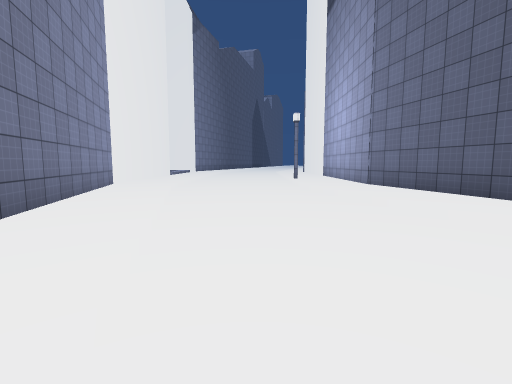
[1] (above)

20 first-person views from a walk through a 3-D level made in the Unity game engine. The camera is 1.4 m above the floor, tilts 6° down and sees 85° across. The floor is counted in squares, 2 m on a side. Each view is taken from the middle of a square. On the plan, view 1 faces up. The plan holds only what a view shows up to about 9 squares ahead; the rest is blank. The place goes on beyond the plan. Some animated figures are not drawn. Some surface patterns are stand-ins.

[2]
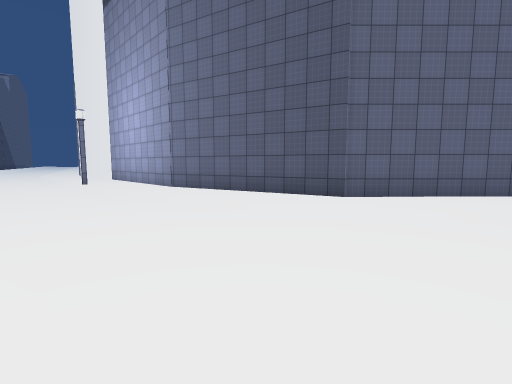

[3]
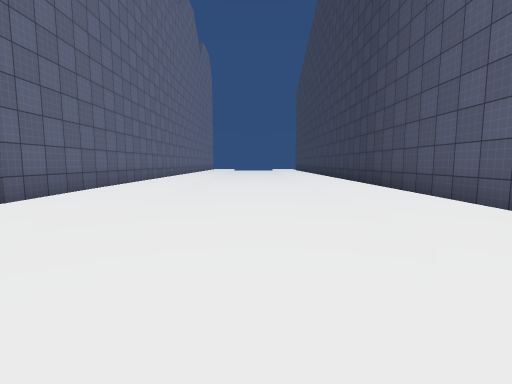

[4]
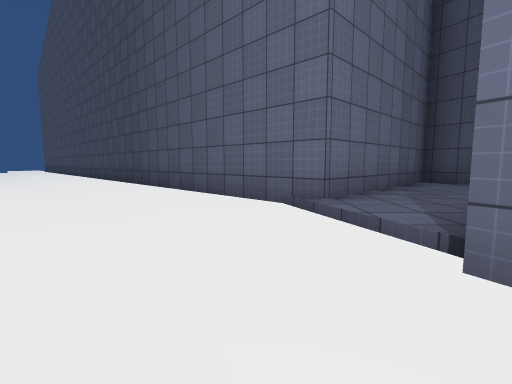

[5]
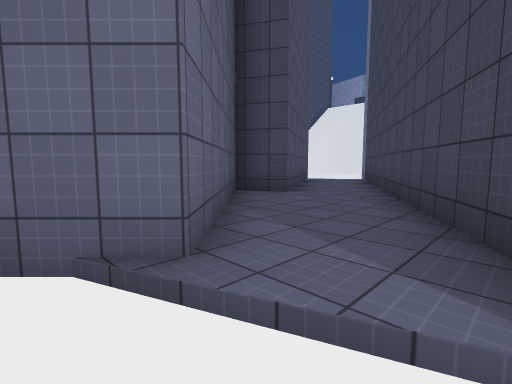

[6]
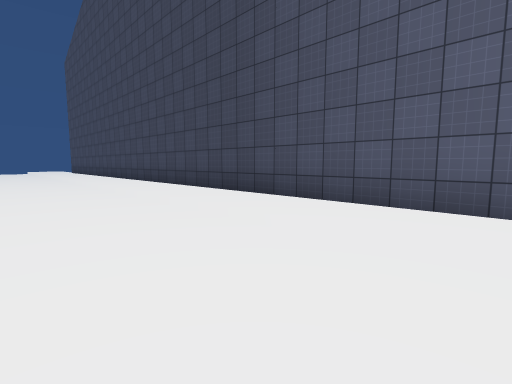

[7]
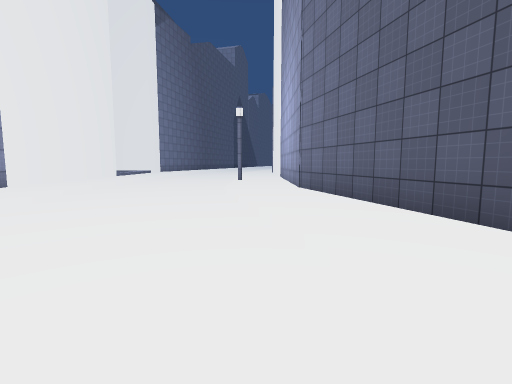

[8]
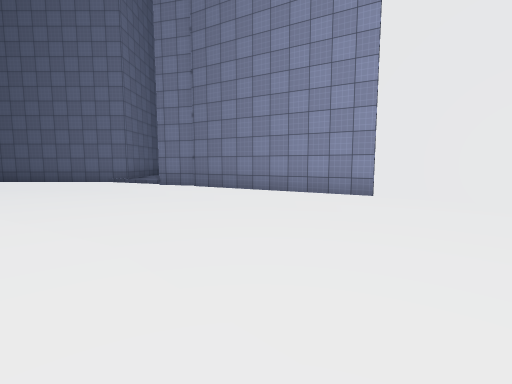

[9]
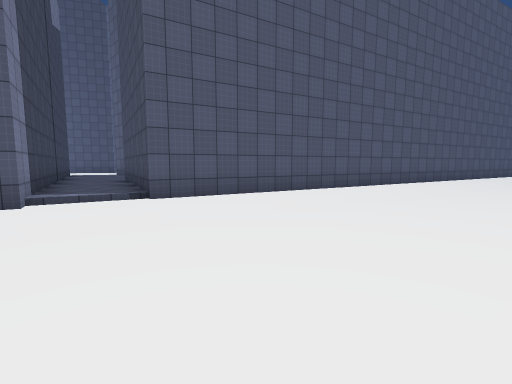

[10]
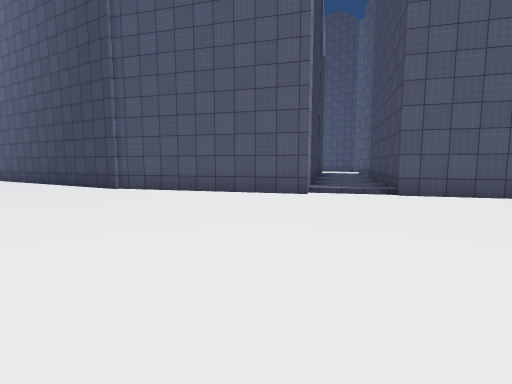

[11]
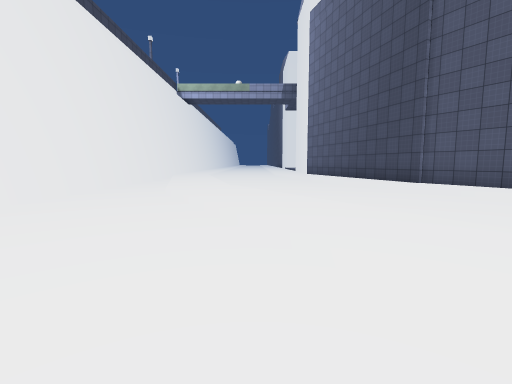

[12]
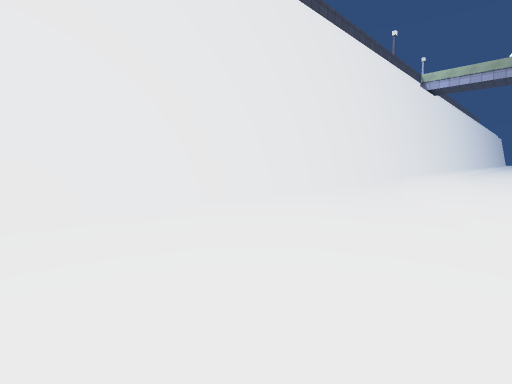

[13]
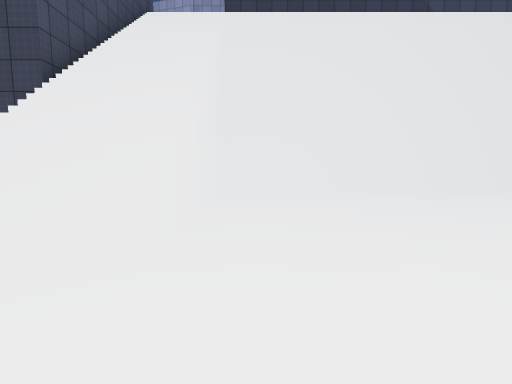

[14]
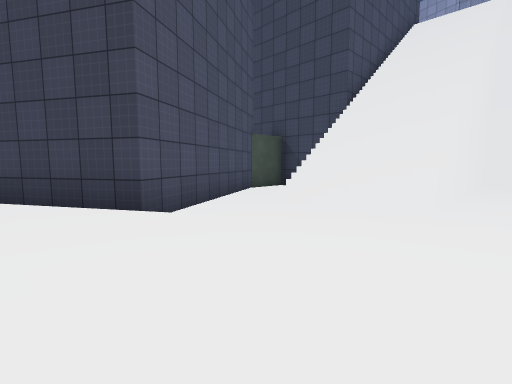

[15]
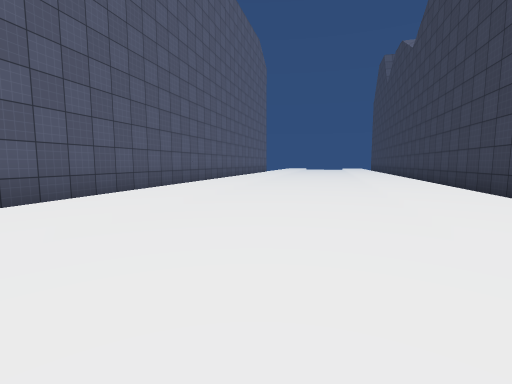

[16]
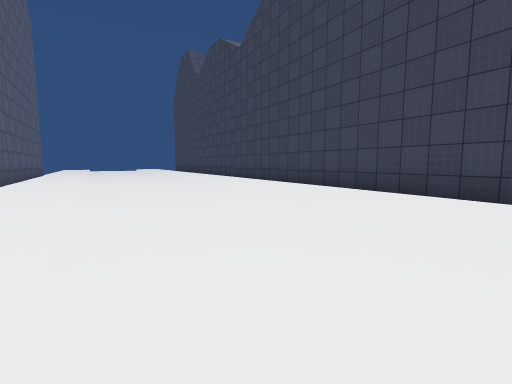

[17]
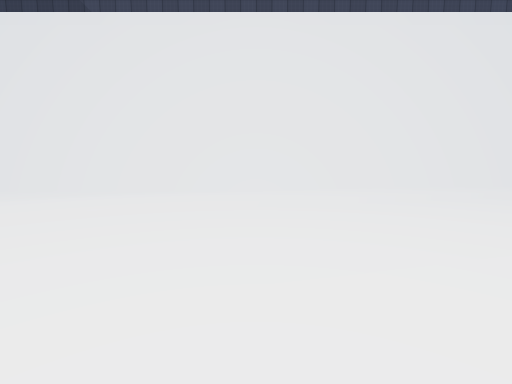

[18]
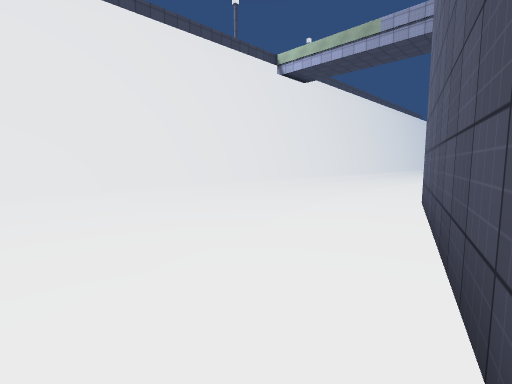

[19]
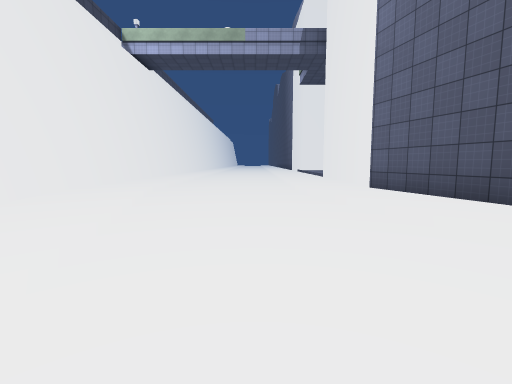

[20]
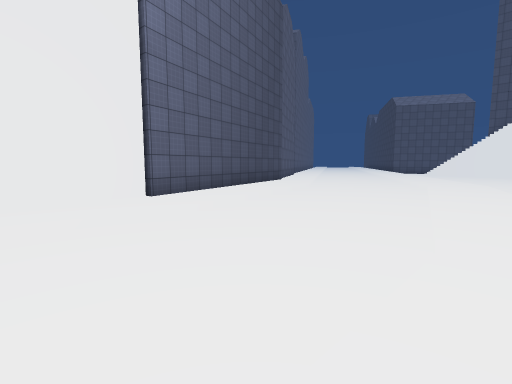

### Floor plan
Key: @ floor where view 1 was taken; # wall or solid block; . main floor; : floor 0.25 m higher than the main floor; + floor 0.5 m higher than the main floor; / step, stairs or slope; = window, fence, low wall or low ledge; v drop or lower ground.
Columns run from 23 left of view 1 to 6 right of it. Each row starts with its distance up from view 1.
 10 =#:.../:#          #:....:#
  9 =#:.../:#          #:....:#
  8 =#:.../:#          #:....:#
  7 v#:.../:#          #:....:##
  6 v#:/...:##         #::...::#
  5 v#:/...::#         ##:.../:#
  4 v#::.../:#          #:.../:##
  3 v#/:.../:##         #:/...::#
  2 v#/:/...::#         #//.../:##
  1 v#.:/.../:##      ###/:..../:#
  0 v#./:....::#    ###++//@..../:
 -1 v#./:/.../:##  ##++++#::/..../
 -2 v#../:/.../:####++++###::/....
 -3 v#../:/.../:##+++#### ##::/...
 -4 v#.../:/...///+###     ##::/..
 -5 v#....::....::##        ##::/.
 -6 v#..../:/.../:##         ##::/
 -7 v#.....::....::#          ##::
 -8 v#...../:/.../:##          ##:
 -9 v#....../:/.../:##
-10 /////////:/....::#
-11 ////////./:/.../:##
-12 ////////..::....::#
-13 #####....##:/.../:##
-14     #..####::..../:#
-15     ####  ##:/.../:
-16            #::/.../:
-17            ##:/....::#
-18             ##:/.../:##
-19              #::....::#

Positions as (right, up) in squares from view 1, and headings:
1: (0, 0), facing up
2: (-1, 0), facing up-right
3: (-1, 3), facing down-right
4: (-1, 3), facing down
5: (-1, 1), facing down-left
6: (2, 1), facing down
7: (2, 1), facing up
8: (2, 10), facing down-left
9: (-15, -7), facing right
10: (-16, -7), facing up-right
11: (-18, -7), facing up
12: (-18, -7), facing up-left
13: (-14, -9), facing left
14: (-12, -9), facing down-left
15: (-12, -9), facing down-right
16: (-9, -10), facing down
17: (-14, 2), facing left
18: (-14, 2), facing up-left
19: (-18, 1), facing up
20: (-21, 10), facing down-right
